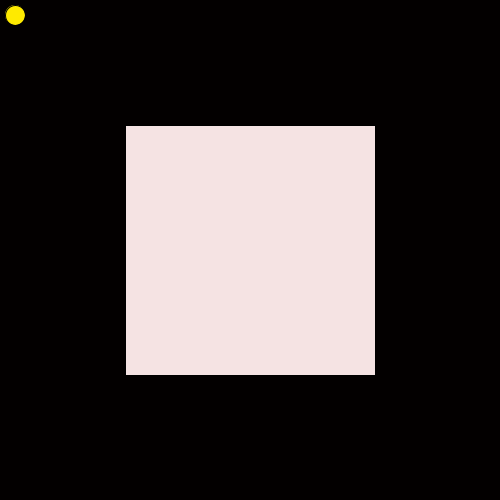
Frame 1 (no input)
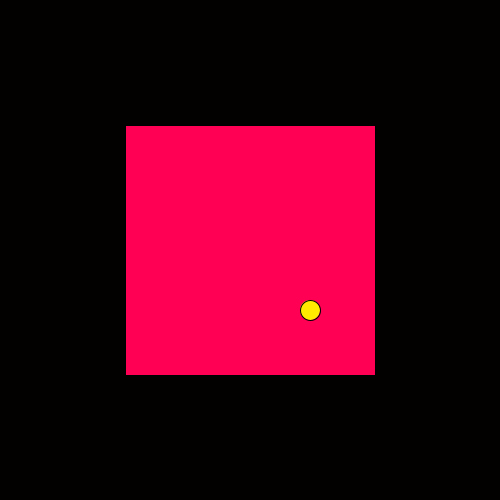
Frame 60 (the mouse pressed at the canvas centre just before this capture)
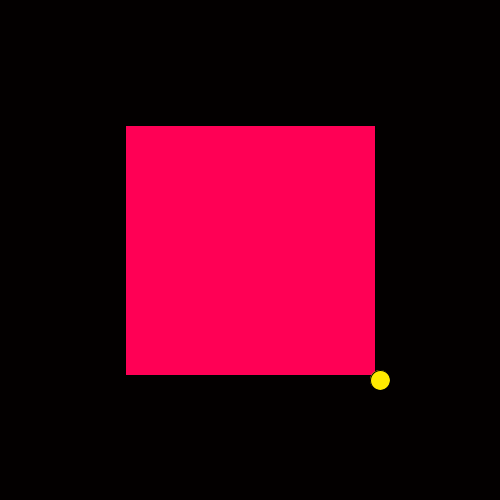
Frame 120 (the mouse held since frame 60 and released just before this capture)

The Processing sketch that drew these frames (run headless with seeded random() and noise(); from frame 60 on, the mouse is pressed at the canvas centre):

// Processing sketch: colision_rectangulo_circulo
// ── colision_rectangulo_circulo.pde
Movil a;

void setup(){
    size(500, 500);
    a = new Movil(10, 10 , width/100, height/100);
}

void draw(){  
    background(#030000);
    float x = width/4;            float y = height/4;
    float largo = width/2;        float alto = height/2;
  
  
    float masCercanoX = constrain(a.pos.x, x, x + largo);
    float masCercanoY = constrain(a.pos.y, y, y + alto);
  
    // Distancia entre el círculo y el punto más cercano del rectángulo
    float distX = a.pos.x - masCercanoX;
    float distY = a.pos.y - masCercanoY;
    float distancia = sqrt((distX * distX) + (distY * distY));
  
  
    if (distancia < a.pos.x) {fill(#FF0055);} 
    else                     {fill(#F5E3E3);}
  
    rect(x, y, largo, alto);
    
    a.mover();
    a.mostrar();
    a.limitar();
    
}

// ── Objetos.pde
class Movil{
  PVector vel;  //Velocidad.
  PVector pos;  //Posicion.
  int r = 10;
  
  Movil(float px, float py, float vx, float vy){
  pos = new PVector(px, py);
  vel = new PVector(vx, vy);
  }
  
  void mover() {
    pos.add(vel);
  }

  void mostrar() {
    fill(#FFEA00);
    ellipse(pos.x, pos.y, r*2, r*2);
  }

  void limitar() {
    if (pos.x > width - r || pos.x < r) {
      vel.x = vel.x * -1;
    }
    if (pos.y > height - r || pos.y < r) {
      vel.y = vel.y * -1;
    }
  }
  
}
